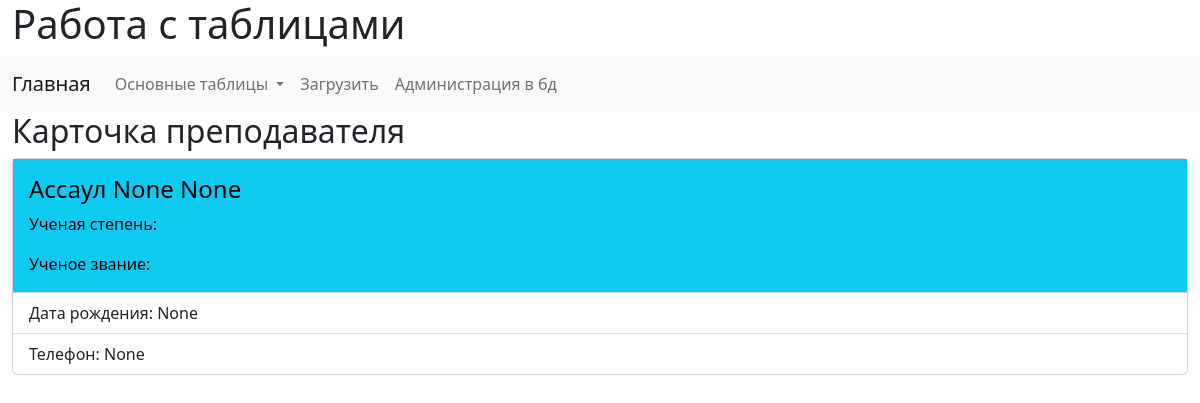
Page /teacher/0/ on the committed database.
### workWithTables/models.py (models this page shows, shortened)
class Teacher(models.Model):
    surname = models.CharField(verbose_name="Фамилия", max_length=50)
    name = models.CharField(verbose_name="Имя", max_length=50, null=True)
    second_name = models.CharField(verbose_name="Отчество", max_length=50, null=True)
    birthday_date = models.CharField(verbose_name="Дата рождения", max_length=15, null=True)
    birthday_place = models.CharField(verbose_name="Место рождения", max_length=255, null=True)
    registration_place = models.CharField(verbose_name="Адрес прописки", max_length=255, null=True)
    cur_place = models.CharField(verbose_name="Адрес проживания", max_length=255, null=True)
    phone_number = models.CharField(verbose_name="Номер телефона", max_length=14, null=True)
    passport = models.CharField(verbose_name="Паспорт", max_length=20, null=True)
    TIN = models.CharField(verbose_name="ИНН", max_length=20, null=True)
    INIPA = models.CharField(verbose_name="СНИЛС", max_length=20, null=True)
    job = models.CharField(verbose_name="Должность", max_length=20, null=True)
    academic_degree = models.ManyToManyField(verbose_name="Ученая степень", to=AcademicDegree, related_name='get_teacher')
    academic_rank = models.ManyToManyField(verbose_name="Ученое звание", to=AcademicRank, related_name='get_teacher')
    contract = models.OneToOneField(verbose_name="Номер договора", to=Contract, on_delete=models.SET_NULL, max_length=50, null=True, unique=True, related_name='get_teacher')
    fluor_date = models.CharField(verbose_name="Дата флюорографии", max_length=150, null=True)
    class Meta:
        verbose_name = 'Преподаватель'
        verbose_name_plural = 'Таблица преподавателей'
    def get_academic_degree(self):
        return "\n".join([str(p) for p in self.academic_degree.all()])
    def get_academic_rank(self):
        return "\n".join([str(p) for p in self.academic_rank.all()])

### workWithTables/views.py (the view)
# urls.py: path('teacher/<int:pk>/', TeacherView.as_view(), name="teacher_card"),
class TeacherView(DetailView):
    model = Teacher
    template_name = 'workWithTables/teacher_card.html'
    def get_context_data(self, **kwargs):
        context = super().get_context_data(**kwargs)
        context['title'] = 'Карточка преподавателя'
        try:
            edu = Education.objects.get(teacher=context['teacher'])
        except:
            edu = 'Не найдено'
        context['education'] = str(edu)
        return context

### workWithTables/templates/workWithTables/teacher_card.html (shortened to what this page needs)
{% extends 'base.html' %}
{% block content_control %}<h2>Карточка преподавателя</h2>{% endblock %}
{% block content %}
<div class="card">
    <div class="card-body text-bg-info">
        <h4 class="card-title">{{ teacher.surname }} {{ teacher.name }} {{ teacher.second_name }}</h4>
        <p class="card-text">Ученая степень: {{ teacher.get_academic_degree }}</p>
        <p class="card-text">Ученое звание: {{ teacher.get_academic_rank }}</p>
    </div>
    <ul class="list-group list-group-flush">
      <li class="list-group-item">Дата рождения: {{ teacher.birthday_date }}</li>
      <li class="list-group-item">Телефон: {{ teacher.phone_number }}</li>
    </ul>
  </div>
{% endblock %}

### rows in the picture
Teacher: surname "Ассаул", name "None", second_name "None", birthday_date "None", phone_number "None"
